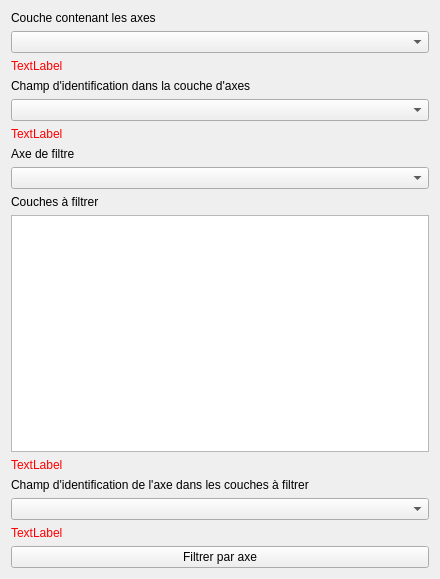
          <widget class="QWidget" name="axis_filtering">
           <property name="geometry">
            <rect>
             <x>0</x>
             <y>0</y>
             <width>440</width>
             <height>579</height>
            </rect>
           </property>
           <attribute name="label">
            <string>Filtrage par axe</string>
           </attribute>
           <layout class="QVBoxLayout" name="verticalLayout_4">
            <item>
             <widget class="QLabel" name="label_40">
              <property name="text">
               <string>Couche contenant les axes</string>
              </property>
              <property name="alignment">
               <set>Qt::AlignBottom|Qt::AlignLeading|Qt::AlignLeft</set>
              </property>
             </widget>
            </item>
            <item>
             <widget class="QComboBox" name="axis_filtering_axis_layer_comboBox">
              <property name="toolTip">
               <string>Sélectionnez la couche de lignes contenant les axes de projection</string>
              </property>
             </widget>
            </item>
            <item>
             <widget class="QLabel" name="axis_filtering_axis_layer_checkLabel">
              <property name="styleSheet">
               <string notr="true">color: red;</string>
              </property>
              <property name="text">
               <string>TextLabel</string>
              </property>
             </widget>
            </item>
            <item>
             <widget class="QLabel" name="label_36">
              <property name="text">
               <string>Champ d'identification dans la couche d'axes</string>
              </property>
              <property name="alignment">
               <set>Qt::AlignBottom|Qt::AlignLeading|Qt::AlignLeft</set>
              </property>
             </widget>
            </item>
            <item>
             <widget class="QComboBox" name="axis_filtering_field_comboBox">
              <property name="toolTip">
               <string>Sélectionnez le champ servant à identifier chaque axe de projection</string>
              </property>
             </widget>
            </item>
            <item>
             <widget class="QLabel" name="axis_filtering_field_checkLabel">
              <property name="styleSheet">
               <string notr="true">color: red;</string>
              </property>
              <property name="text">
               <string>TextLabel</string>
              </property>
             </widget>
            </item>
            <item>
             <widget class="QLabel" name="label_41">
              <property name="text">
               <string>Axe de filtre</string>
              </property>
              <property name="alignment">
               <set>Qt::AlignBottom|Qt::AlignLeading|Qt::AlignLeft</set>
              </property>
             </widget>
            </item>
            <item>
             <widget class="QComboBox" name="axis_filtering_filter_comboBox">
              <property name="toolTip">
               <string>Sélectionnez l'identifiant de l'axe servant de filtre</string>
              </property>
             </widget>
            </item>
            <item>
             <widget class="QLabel" name="label_42">
              <property name="text">
               <string>Couches à filtrer</string>
              </property>
              <property name="alignment">
               <set>Qt::AlignBottom|Qt::AlignLeading|Qt::AlignLeft</set>
              </property>
             </widget>
            </item>
            <item>
             <widget class="QListView" name="axis_filtering_layers_listView">
              <property name="toolTip">
               <string>Sélectionnez dans la liste les couches que vous souhaitez filtrer</string>
              </property>
              <property name="selectionMode">
               <enum>QAbstractItemView::NoSelection</enum>
              </property>
             </widget>
            </item>
            <item>
             <widget class="QLabel" name="axis_filtering_layers_checkLabel">
              <property name="styleSheet">
               <string notr="true">color: red;</string>
              </property>
              <property name="text">
               <string>TextLabel</string>
              </property>
             </widget>
            </item>
            <item>
             <widget class="QLabel" name="label_43">
              <property name="text">
               <string>Champ d'identification de l'axe dans les couches à filtrer</string>
              </property>
              <property name="alignment">
               <set>Qt::AlignBottom|Qt::AlignLeading|Qt::AlignLeft</set>
              </property>
             </widget>
            </item>
            <item>
             <widget class="QComboBox" name="axis_filtering_id_field_comboBox">
              <property name="toolTip">
               <string>Sélectionnez le champ correspondant à l'identifiant de l'axe dans les couches à filtrer</string>
              </property>
             </widget>
            </item>
            <item>
             <widget class="QLabel" name="axis_filtering_id_field_checkLabel">
              <property name="styleSheet">
               <string notr="true">color: red;</string>
              </property>
              <property name="text">
               <string>TextLabel</string>
              </property>
             </widget>
            </item>
            <item>
             <widget class="QPushButton" name="axis_filtering_pushButton">
              <property name="toolTip">
               <string>Lancez le filtre par axe</string>
              </property>
              <property name="text">
               <string>Filtrer par axe</string>
              </property>
             </widget>
            </item>
           </layout>
          </widget>
